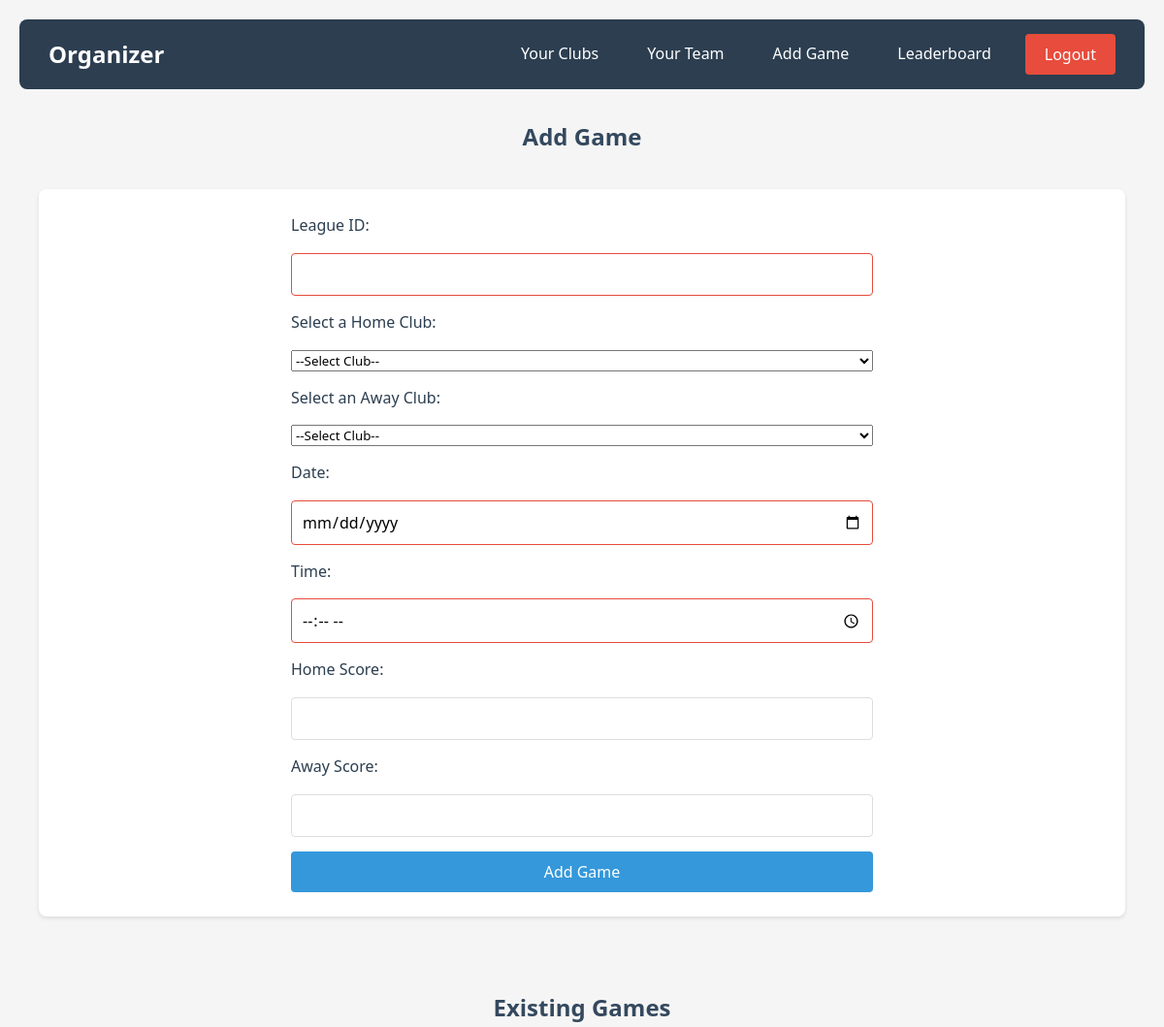
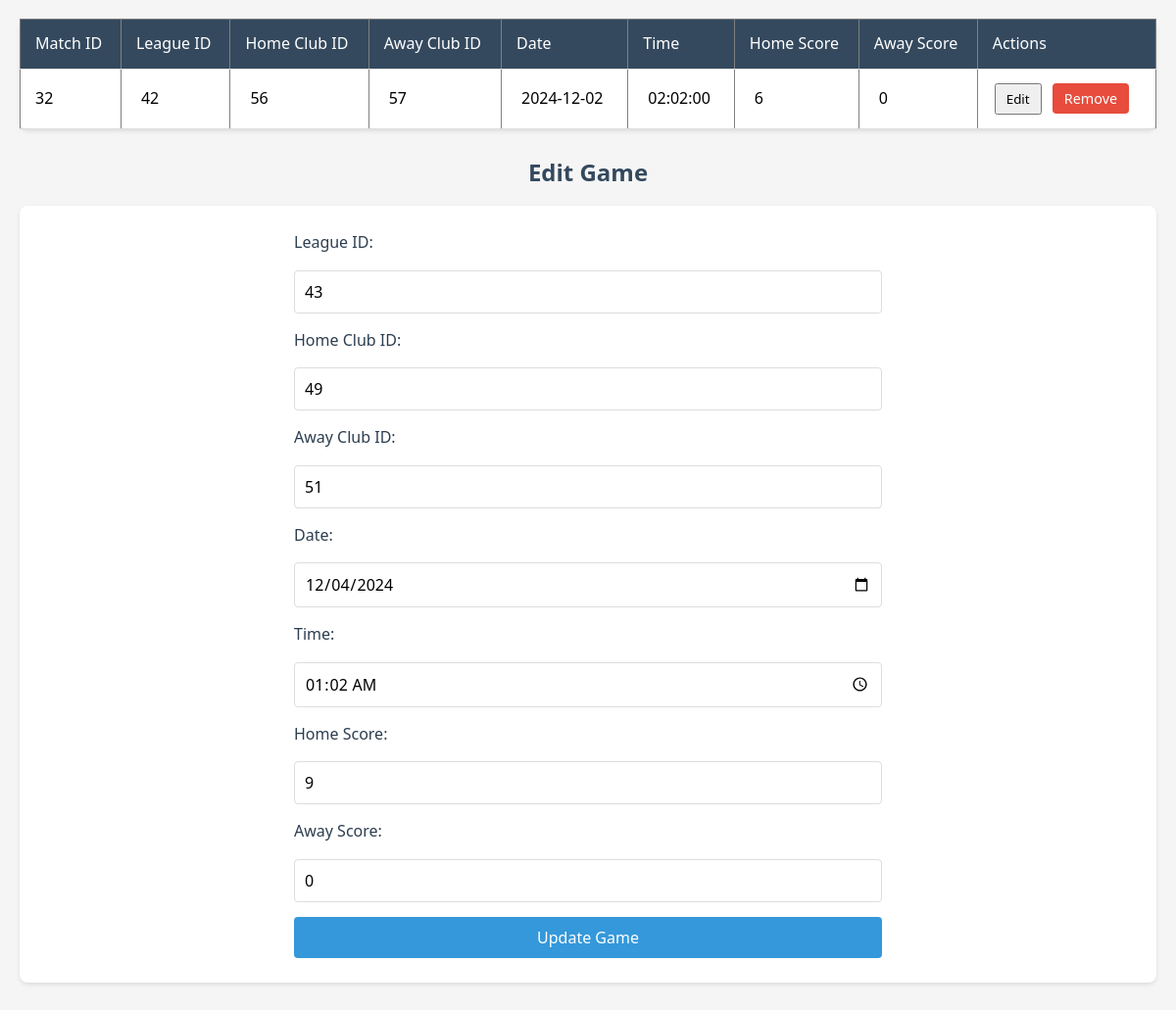
The app's page /pages/add_game.php?edit=33 (signed in) with its own data (2 pictures, top to bottom).
### tables this page shows
CREATE TABLE `game` (
  `match_id` int(11) NOT NULL,
  `league_id` int(11) DEFAULT NULL,
  `home_club_id` int(11) DEFAULT NULL,
  `away_club_id` int(11) DEFAULT NULL,
  `date` date DEFAULT NULL,
  `time` time DEFAULT NULL,
  `score_home` int(11) DEFAULT NULL,
  `score_away` int(11) DEFAULT NULL,
  `created_by` varchar(255) NOT NULL
);

### pages/add_game.php (the view, shortened to what this page needs)
<?php
$name = $_SESSION['name'];
require 'db_connection.php';
$games = [];
$stmt = $conn->prepare("SELECT * FROM game WHERE created_by = ?");
$stmt->bind_param("s", $name);
$stmt->execute();
$result = $stmt->get_result();
while ($row = $result->fetch_assoc()) {
    $games[] = $row;
}
$edit_game = null;
if (isset($_GET['edit'])) {
    $match_id = $_GET['edit'];
    $stmt = $conn->prepare("SELECT * FROM game WHERE match_id = ?");
    $stmt->bind_param("i", $match_id);
    $stmt->execute();
    $result = $stmt->get_result();
    $edit_game = $result->fetch_assoc();
}
?>
<!DOCTYPE html>
<html lang="en">
<head>
    <link rel="stylesheet" href="../assests/css/navbar.css">
</head>
<body>
<nav class="navbar">
    <a href="org_dashboard.php" class="logo">Organizer</a>
    <ul id="nav-links">
        <li><a href="club.php">Your Clubs</a></li>
        <li><a href="team.php">Your Team</a></li>
        <li><a href="add_game.php">Add Game</a></li>
        <li><a href="leaderboard.php">Leaderboard</a></li>
        <li>
            <form action="logout.php" method="post" style="display:inline;">
                <button type="submit" class="logout-btn">Logout</button>
            </form>
        </li>
    </ul>
</nav>
<h2>Add Game</h2>
<div class="section-container">
    <div class="section">
        <form method="POST" action="add_game.php">
            <label for="league_id">League ID:</label>
            <input type="number" name="league_id" required>
            <label for="home_club_id">Select a Home Club:</label>
            <select name="home_club_id" id="home_club_id" required>
                <option value="">--Select Club--</option>
            </select>
            <label for="away_club_id">Select an Away Club:</label>
            <select name="away_club_id" id="away_club_id" required>
                <option value="">--Select Club--</option>
            </select>
            <label for="date">Date:</label>
            <input type="date" name="date" required>
            <label for="time">Time:</label>
            <input type="time" name="time" required>
            <label for="score_home">Home Score:</label>
            <input type="text" name="score_home">
            <label for="score_away">Away Score:</label>
            <input type="text" name="score_away">
            <input type="submit" value="Add Game">
        </form>
    </div>
</div>
    <h2>Existing Games</h2>
    <table border="1">
        <thead>
            <tr>
                <th>Match ID</th>
                <th>League ID</th>
                <th>Home Club ID</th>
                <th>Away Club ID</th>
                <th>Date</th>
                <th>Time</th>
                <th>Home Score</th>
                <th>Away Score</th>
                <th>Actions</th>
            </tr>
        </thead>
        <tbody>
    <?php foreach ($games as $game) : ?>
        <tr id="game_<?php echo $game['match_id']; ?>">
            <td><?php echo htmlspecialchars($game['match_id']); ?></td>
            <td>
                <span class="display-value"><?php echo htmlspecialchars($game['league_id']); ?></span>
            </td>
            <td>
                <span class="display-value"><?php echo htmlspecialchars($game['home_club_id']); ?></span>
            </td>
            <td>
                <span class="display-value"><?php echo htmlspecialchars($game['away_club_id']); ?></span>
            </td>
            <td>
                <span class="display-value"><?php echo htmlspecialchars($game['date']); ?></span>
            </td>
            <td>
                <span class="display-value"><?php echo htmlspecialchars($game['time']); ?></span>
            </td>
            <td>
                <span class="display-value"><?php echo htmlspecialchars($game['score_home']); ?></span>
            </td>
            <td>
                <span class="display-value"><?php echo htmlspecialchars($game['score_away']); ?></span>
            </td>
            <td>
                <button class="edit-btn" onclick="toggleEdit(this, <?php echo $game['match_id']; ?>)">Edit</button>
                <form method="POST" action="add_game.php" onsubmit="return confirm('Are you sure you want to remove this record?');" style="display:inline;">
                    <input type="submit" value="Remove">
                </form>
            </td>
        </tr>
    <?php endforeach; ?>
</tbody>
    </table>
    <?php if ($edit_game) : ?>
        <h2>Edit Game</h2>
        <div class="section">
            <form method="POST" action="add_game.php">
                <label for="league_id">League ID:</label>
                <input type="number" name="league_id" value="<?php echo $edit_game['league_id']; ?>" required>
                <label for="home_club_id">Home Club ID:</label>
                <input type="number" name="home_club_id" value="<?php echo $edit_game['home_club_id']; ?>" required>
                <label for="away_club_id">Away Club ID:</label>
                <input type="number" name="away_club_id" value="<?php echo $edit_game['away_club_id']; ?>" required>
                <label for="date">Date:</label>
                <input type="date" name="date" value="<?php echo $edit_game['date']; ?>" required>
                <label for="time">Time:</label>
                <input type="time" name="time" value="<?php echo $edit_game['time']; ?>" required>
                <label for="score_home">Home Score:</label>
                <input type="text" name="score_home" value="<?php echo $edit_game['score_home']; ?>">
                <label for="score_away">Away Score:</label>
                <input type="text" name="score_away" value="<?php echo $edit_game['score_away']; ?>">
                <input type="submit" value="Update Game">
            </form>
        </div>
    <?php endif; ?>
</body>
</html>

### assests/css/navbar.css (style rules this page uses)
* { margin: 0; padding: 0; box-sizing: border-box; font-family: 'Segoe UI', Tahoma, Geneva, Verdana, sans-serif; }
body { background-color: #f5f5f5; line-height: 1.6; padding: 20px; }
h2 { color: #34495e; margin: 25px 0 15px 0; text-align: center; }
.navbar { background-color: #2c3e50; padding: 15px 30px; margin-bottom: 30px; border-radius: 8px; display: flex; justify-content: space-between; align-items: center; }
.logo { color: white; text-decoration: none; font-size: 1.5em; font-weight: bold; }
#nav-links { list-style: none; display: flex; gap: 20px; align-items: center; }
#nav-links li a { color: white; text-decoration: none; padding: 8px 15px; border-radius: 4px; transition: background-color 0.3s; }
.section-container { max-width: 1200px; margin: 0 auto; padding: 20px; }
.section { background-color: white; padding: 25px; border-radius: 8px; box-shadow: 0 2px 4px rgba(0, 0, 0, 0.1); margin-bottom: 30px; }
form { display: grid; gap: 15px; max-width: 600px; margin: 0 auto; }
label { color: #2c3e50; font-weight: 500; }
input[type="number"], input[type="text"], input[type="date"], input[type="time"] { width: 100%; padding: 10px; border: 1px solid #ddd; border-radius: 4px; font-size: 1em; }
input[type="submit"], .logout-btn { background-color: #3498db; color: white; padding: 10px 20px; border: none; border-radius: 4px; cursor: pointer; font-size: 1em; transition: background-color 0.3s; }
.logout-btn { background-color: #e74c3c; }
table { width: 100%; background-color: white; border-radius: 8px; box-shadow: 0 2px 4px rgba(0, 0, 0, 0.1); border-collapse: collapse; margin: 20px 0; overflow-x: auto; }
th, td { padding: 12px 15px; text-align: left; border-bottom: 1px solid #ddd; }
th { background-color: #34495e; color: white; font-weight: 500; }
td a, td input[type="submit"] { padding: 6px 12px; margin: 0 5px; font-size: 0.9em; text-decoration: none; display: inline-block; }
td input[type="submit"] { background-color: #e74c3c; }
input:invalid { border-color: #e74c3c; }
.edit-btn, .save-btn, .cancel-btn { padding: 5px 10px; margin: 2px; cursor: pointer; }
.display-value { display: inline-block; padding: 5px; }

### records on screen
game: match_id "32", league "42", home_club "56", away_club "57", date "2024-12-02", time "02:02:00", score_home "6", score_away "0"
game: league_id "43", home_club_id "49", away_club_id "51", date "12/04/2024", time "01:02:00", score_home "9", score_away "0"
